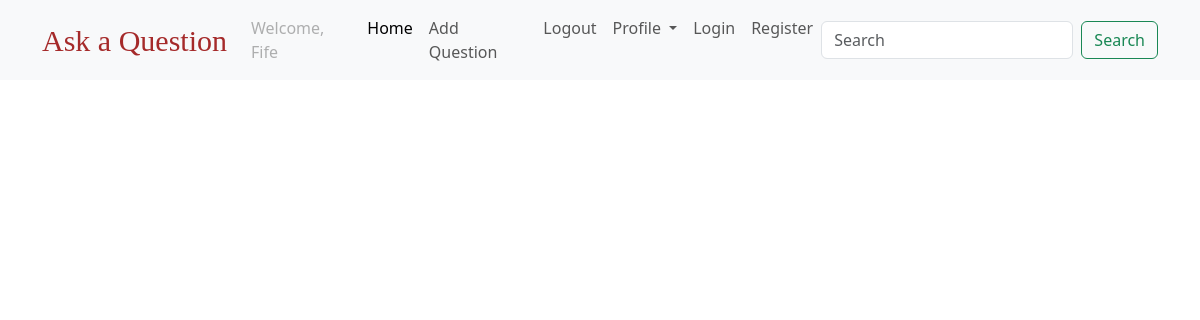
The page /question/ on the database as committed earlier.
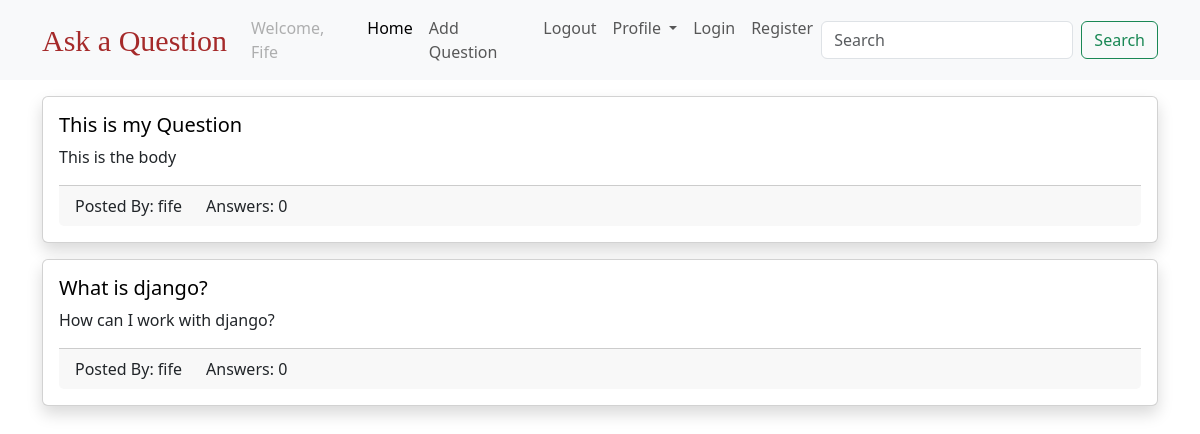
The same page on the database as committed later.
### questions/models.py (models this page shows, shortened)
class Question(models.Model):
    created_at = models.DateTimeField(auto_now_add=True)
    title = models.CharField(max_length=250)
    body = models.TextField()
    slug = models.SlugField(max_length=250, unique=True)
    author = models.ForeignKey(settings.AUTH_USER_MODEL,
                               on_delete=models.CASCADE, related_name="questions")

### users/models.py (models this page shows)
class CustomUser(AbstractUser):
    pass

### questions/views.py (the view)
# urls.py: path('question/', question_list, name='qlist'),
def question_list(request):
    question_lister = Question.objects.all().order_by('-created_at')
    return render(request, 'QList.html', {"question_lister": question_lister})

### templates/QList.html (shortened to what this page needs)
{% extends 'base.html' %}
{% block body %}
    <div class="container mt-3">
        {% for question in question_lister %}
            <div class="card mt-3 shadow">
                <div class="card-body">
                    <h5 class="card-title"><a class="link-style" href="{% url 'qdetails' question.slug %}">{{question.title}}</a></h5>
                    <p class="card-text">{{ question.body }}</p>
                    <div class="card-footer">
                        <div class="row">
                            <div class="col col-md-auto">
                                Posted By: {{ question.author.username  }}
                            </div>
                            <div class="col col-md-auto">
                                Answers: {{ question.answers.count  }}
                            </div>
                        </div>
                    </div>
                </div>
            </div>
        {% endfor %}
    </div>
{% endblock %}

### templates/base.html (shortened to what this page needs)
<!DOCTYPE html>
<html lang="en">
<head>
    <link href="https://cdn.jsdelivr.net/npm/bootstrap@5.3.0/dist/css/bootstrap.min.css" rel="stylesheet">
    {% include 'navbar.html' %}
</head>
<body>
    {% block body  %}
    {% endblock  %}
</body>
</html>

### templates/navbar.html (shortened to what this page needs)
<nav class="navbar navbar-expand-lg bg-body-tertiary">
    <div class="container">
      <a class="navbar-brand text-style" href="#">Ask a Question</a>
      <div class="collapse navbar-collapse" id="navbarSupportedContent">
        <ul class="navbar-nav me-auto mb-2 mb-lg-0">
            <li class="nav-item">
                <a class="nav-link disabled">Welcome, Fife</a>
              </li>
          <li class="nav-item">
            <a class="nav-link active" aria-current="page" href="#">Home</a>
          </li>
          <li class="nav-item">
            <a class="nav-link" href="#">Add Question </a>
          </li>
          <li class="nav-item">
            <a class="nav-link" href="{% url 'logout' %}">Logout </a>
          </li>
          <li class="nav-item dropdown">
            <a class="nav-link dropdown-toggle" href="#" role="button" data-bs-toggle="dropdown" aria-expanded="false">
              Profile
            </a>
          </li>
          <li class="nav-item">
            <a class="nav-link" href="{% url 'login' %}">Login </a>
          </li>
          <li class="nav-item">
            <a class="nav-link" href="#">Register </a>
          </li>
        </ul>
        <form class="d-flex" role="search">
          <input class="form-control me-2" type="search" placeholder="Search" aria-label="Search">
          <button class="btn btn-outline-success" type="submit">Search</button>
        </form>
      </div>
    </div>
  </nav>

### templates/navbar.html (style rules this page uses)
.text-style { font-size: 30px !important; font-family: fantasy !important; color: brown !important; }

### templates/QList.html (style rules this page uses)
.link-style { text-decoration: none; color: black; }

Rows that differ between the two databases and show on the page:
added Question: title "This is my Question", body "This is the body", author.username "fife", answers.count "0"
added Question: title "What is django?", body "How can I work with django?", author.username "fife", answers.count "0"
